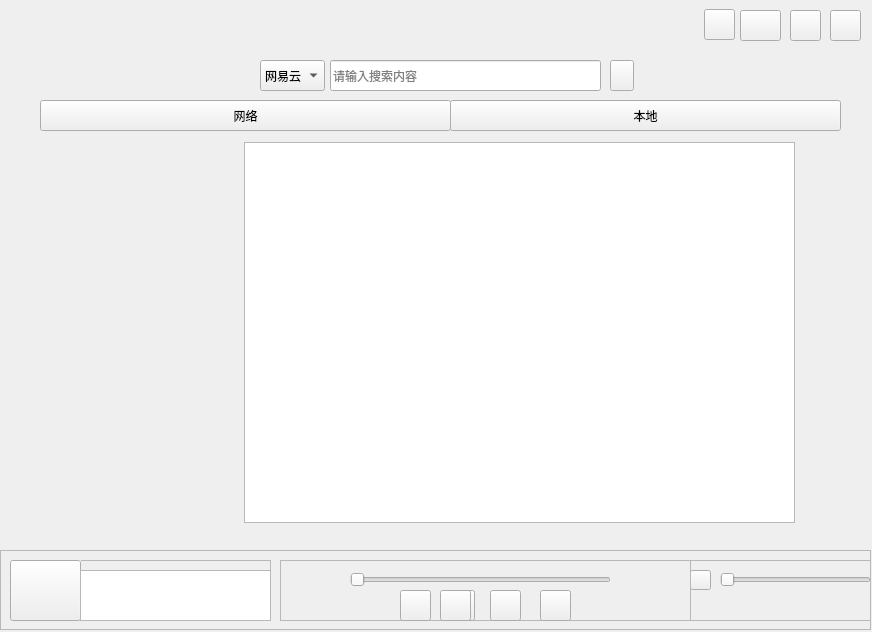
<?xml version="1.0" encoding="UTF-8"?>
<ui version="4.0">
 <class>Widget</class>
 <widget class="QWidget" name="Widget">
  <property name="geometry">
   <rect>
    <x>0</x>
    <y>0</y>
    <width>872</width>
    <height>632</height>
   </rect>
  </property>
  <property name="windowTitle">
   <string>Widget</string>
  </property>
  <property name="toolTip">
   <string/>
  </property>
  <property name="styleSheet">
   <string notr="true"/>
  </property>
  <widget class="QPushButton" name="pushButton_WinClose">
   <property name="geometry">
    <rect>
     <x>830</x>
     <y>10</y>
     <width>31</width>
     <height>31</height>
    </rect>
   </property>
   <property name="toolTip">
    <string/>
   </property>
   <property name="styleSheet">
    <string notr="true">border-image: url(:/icons/icon/close.png);</string>
   </property>
   <property name="text">
    <string/>
   </property>
  </widget>
  <widget class="QPushButton" name="pushButton_WinMinsize">
   <property name="geometry">
    <rect>
     <x>790</x>
     <y>10</y>
     <width>31</width>
     <height>31</height>
    </rect>
   </property>
   <property name="toolTip">
    <string>最小化</string>
   </property>
   <property name="styleSheet">
    <string notr="true">border-image: url(:/icons/icon/minimize.png);</string>
   </property>
   <property name="text">
    <string/>
   </property>
  </widget>
  <widget class="QPushButton" name="pushButton_ChangeSkin">
   <property name="geometry">
    <rect>
     <x>740</x>
     <y>10</y>
     <width>41</width>
     <height>31</height>
    </rect>
   </property>
   <property name="toolTip">
    <string>更换背景</string>
   </property>
   <property name="styleSheet">
    <string notr="true">border-image: url(:/icons/icon/skin.png);</string>
   </property>
   <property name="text">
    <string/>
   </property>
  </widget>
  <widget class="QPushButton" name="pushButton_13">
   <property name="geometry">
    <rect>
     <x>704</x>
     <y>9</y>
     <width>31</width>
     <height>31</height>
    </rect>
   </property>
   <property name="toolTip">
    <string>添加本地音乐</string>
   </property>
   <property name="autoFillBackground">
    <bool>false</bool>
   </property>
   <property name="styleSheet">
    <string notr="true">border-image: url(:/icons/icon/addSong.png);</string>
   </property>
   <property name="text">
    <string/>
   </property>
  </widget>
  <widget class="QStackedWidget" name="stackedWidget_menu">
   <property name="geometry">
    <rect>
     <x>30</x>
     <y>50</y>
     <width>821</width>
     <height>491</height>
    </rect>
   </property>
   <property name="currentIndex">
    <number>0</number>
   </property>
   <widget class="QWidget" name="page">
    <widget class="QComboBox" name="comboBox">
     <property name="geometry">
      <rect>
       <x>230</x>
       <y>10</y>
       <width>65</width>
       <height>31</height>
      </rect>
     </property>
     <item>
      <property name="text">
       <string>网易云</string>
      </property>
     </item>
     <item>
      <property name="text">
       <string>酷狗</string>
      </property>
     </item>
     <item>
      <property name="text">
       <string>QQ</string>
      </property>
     </item>
    </widget>
    <widget class="QLineEdit" name="lineEdit">
     <property name="geometry">
      <rect>
       <x>300</x>
       <y>10</y>
       <width>271</width>
       <height>31</height>
      </rect>
     </property>
     <property name="text">
      <string/>
     </property>
     <property name="placeholderText">
      <string>请输入搜索内容</string>
     </property>
    </widget>
    <widget class="QPushButton" name="pushButton">
     <property name="geometry">
      <rect>
       <x>580</x>
       <y>10</y>
       <width>24</width>
       <height>31</height>
      </rect>
     </property>
     <property name="toolTip">
      <string>搜索</string>
     </property>
     <property name="autoFillBackground">
      <bool>false</bool>
     </property>
     <property name="styleSheet">
      <string notr="true">border-image: url(:/icons/icon/search.png);</string>
     </property>
     <property name="text">
      <string/>
     </property>
     <property name="shortcut">
      <string>Return</string>
     </property>
    </widget>
    <widget class="QStackedWidget" name="stackedWidget">
     <property name="geometry">
      <rect>
       <x>4</x>
       <y>72</y>
       <width>791</width>
       <height>421</height>
      </rect>
     </property>
     <property name="currentIndex">
      <number>0</number>
     </property>
     <widget class="QWidget" name="page_5">
      <widget class="QListWidget" name="listWidget">
       <property name="geometry">
        <rect>
         <x>210</x>
         <y>20</y>
         <width>551</width>
         <height>381</height>
        </rect>
       </property>
       <property name="focusPolicy">
        <enum>Qt::StrongFocus</enum>
       </property>
      </widget>
     </widget>
     <widget class="QWidget" name="page_6">
      <widget class="QListWidget" name="listWidget_locallist">
       <property name="geometry">
        <rect>
         <x>210</x>
         <y>20</y>
         <width>551</width>
         <height>381</height>
        </rect>
       </property>
       <property name="focusPolicy">
        <enum>Qt::StrongFocus</enum>
       </property>
      </widget>
     </widget>
    </widget>
    <widget class="QPushButton" name="pushButton_15">
     <property name="geometry">
      <rect>
       <x>420</x>
       <y>50</y>
       <width>391</width>
       <height>31</height>
      </rect>
     </property>
     <property name="text">
      <string>本地</string>
     </property>
    </widget>
    <widget class="QPushButton" name="pushButton_14">
     <property name="geometry">
      <rect>
       <x>10</x>
       <y>50</y>
       <width>411</width>
       <height>31</height>
      </rect>
     </property>
     <property name="text">
      <string>网络</string>
     </property>
    </widget>
   </widget>
   <widget class="QWidget" name="page_2">
    <widget class="QListWidget" name="listWidget_SongLrc">
     <property name="geometry">
      <rect>
       <x>340</x>
       <y>20</y>
       <width>471</width>
       <height>451</height>
      </rect>
     </property>
     <property name="tabKeyNavigation">
      <bool>true</bool>
     </property>
     <property name="textElideMode">
      <enum>Qt::ElideMiddle</enum>
     </property>
    </widget>
    <widget class="QFrame" name="frame_2">
     <property name="geometry">
      <rect>
       <x>40</x>
       <y>130</y>
       <width>261</width>
       <height>261</height>
      </rect>
     </property>
     <property name="frameShape">
      <enum>QFrame::StyledPanel</enum>
     </property>
     <property name="frameShadow">
      <enum>QFrame::Raised</enum>
     </property>
     <widget class="QLabel" name="label_ShowSongPic">
      <property name="geometry">
       <rect>
        <x>0</x>
        <y>0</y>
        <width>261</width>
        <height>261</height>
       </rect>
      </property>
      <property name="autoFillBackground">
       <bool>false</bool>
      </property>
      <property name="styleSheet">
       <string notr="true">/*
border-radius:128px;
border-image :url(D:\\tmp1.jpg);
background-color: rgb(172, 181, 255);
*/</string>
      </property>
      <property name="text">
       <string/>
      </property>
      <property name="scaledContents">
       <bool>true</bool>
      </property>
     </widget>
    </widget>
    <widget class="QLabel" name="label_CurrentSongInfo">
     <property name="geometry">
      <rect>
       <x>40</x>
       <y>80</y>
       <width>261</width>
       <height>31</height>
      </rect>
     </property>
     <property name="text">
      <string/>
     </property>
    </widget>
   </widget>
  </widget>
  <widget class="QFrame" name="frame_3">
   <property name="geometry">
    <rect>
     <x>0</x>
     <y>550</y>
     <width>871</width>
     <height>80</height>
    </rect>
   </property>
   <property name="frameShape">
    <enum>QFrame::StyledPanel</enum>
   </property>
   <property name="frameShadow">
    <enum>QFrame::Raised</enum>
   </property>
   <widget class="QFrame" name="frame">
    <property name="geometry">
     <rect>
      <x>10</x>
      <y>10</y>
      <width>261</width>
      <height>61</height>
     </rect>
    </property>
    <property name="frameShape">
     <enum>QFrame::StyledPanel</enum>
    </property>
    <property name="frameShadow">
     <enum>QFrame::Raised</enum>
    </property>
    <widget class="QPushButton" name="pushButton_ShowLrc">
     <property name="geometry">
      <rect>
       <x>0</x>
       <y>0</y>
       <width>71</width>
       <height>61</height>
      </rect>
     </property>
     <property name="autoFillBackground">
      <bool>true</bool>
     </property>
     <property name="text">
      <string/>
     </property>
     <property name="autoRepeat">
      <bool>false</bool>
     </property>
     <property name="autoExclusive">
      <bool>false</bool>
     </property>
     <property name="autoDefault">
      <bool>false</bool>
     </property>
     <property name="default">
      <bool>false</bool>
     </property>
     <property name="flat">
      <bool>false</bool>
     </property>
    </widget>
    <widget class="QTextBrowser" name="textBrowser_SongInfo">
     <property name="geometry">
      <rect>
       <x>70</x>
       <y>10</y>
       <width>191</width>
       <height>51</height>
      </rect>
     </property>
    </widget>
   </widget>
   <widget class="QFrame" name="frame_5">
    <property name="geometry">
     <rect>
      <x>690</x>
      <y>10</y>
      <width>181</width>
      <height>61</height>
     </rect>
    </property>
    <property name="frameShape">
     <enum>QFrame::StyledPanel</enum>
    </property>
    <property name="frameShadow">
     <enum>QFrame::Raised</enum>
    </property>
    <widget class="QSlider" name="horizontalSlider_volumn">
     <property name="geometry">
      <rect>
       <x>30</x>
       <y>10</y>
       <width>151</width>
       <height>20</height>
      </rect>
     </property>
     <property name="orientation">
      <enum>Qt::Horizontal</enum>
     </property>
     <property name="invertedAppearance">
      <bool>false</bool>
     </property>
     <property name="invertedControls">
      <bool>false</bool>
     </property>
     <property name="tickPosition">
      <enum>QSlider::NoTicks</enum>
     </property>
    </widget>
    <widget class="QPushButton" name="pushButton_Mute">
     <property name="geometry">
      <rect>
       <x>0</x>
       <y>10</y>
       <width>21</width>
       <height>20</height>
      </rect>
     </property>
     <property name="text">
      <string/>
     </property>
    </widget>
   </widget>
   <widget class="QFrame" name="frame_4">
    <property name="geometry">
     <rect>
      <x>280</x>
      <y>10</y>
      <width>411</width>
      <height>61</height>
     </rect>
    </property>
    <property name="frameShape">
     <enum>QFrame::StyledPanel</enum>
    </property>
    <property name="frameShadow">
     <enum>QFrame::Raised</enum>
    </property>
    <widget class="QSlider" name="horizontalSlider">
     <property name="geometry">
      <rect>
       <x>70</x>
       <y>10</y>
       <width>261</width>
       <height>20</height>
      </rect>
     </property>
     <property name="orientation">
      <enum>Qt::Horizontal</enum>
     </property>
     <property name="invertedAppearance">
      <bool>false</bool>
     </property>
     <property name="invertedControls">
      <bool>false</bool>
     </property>
     <property name="tickPosition">
      <enum>QSlider::NoTicks</enum>
     </property>
    </widget>
    <widget class="QPushButton" name="pushButton_2">
     <property name="geometry">
      <rect>
       <x>164</x>
       <y>30</y>
       <width>31</width>
       <height>31</height>
      </rect>
     </property>
     <property name="toolTip">
      <string>暂停</string>
     </property>
     <property name="autoFillBackground">
      <bool>false</bool>
     </property>
     <property name="styleSheet">
      <string notr="true">
border-image: url(:/icons/icon/mediaPause.png);
</string>
     </property>
     <property name="text">
      <string/>
     </property>
    </widget>
    <widget class="QPushButton" name="pushButton_5">
     <property name="geometry">
      <rect>
       <x>210</x>
       <y>30</y>
       <width>31</width>
       <height>31</height>
      </rect>
     </property>
     <property name="toolTip">
      <string>下一首</string>
     </property>
     <property name="styleSheet">
      <string notr="true">border-image: url(:/icons/icon/playNextSong.png);</string>
     </property>
     <property name="text">
      <string/>
     </property>
    </widget>
    <widget class="QLabel" name="label_CurrentTime">
     <property name="geometry">
      <rect>
       <x>10</x>
       <y>10</y>
       <width>61</width>
       <height>16</height>
      </rect>
     </property>
     <property name="text">
      <string/>
     </property>
    </widget>
    <widget class="QLabel" name="label_TotalTIme">
     <property name="geometry">
      <rect>
       <x>340</x>
       <y>10</y>
       <width>61</width>
       <height>16</height>
      </rect>
     </property>
     <property name="text">
      <string/>
     </property>
    </widget>
    <widget class="QPushButton" name="pushButton_3">
     <property name="geometry">
      <rect>
       <x>120</x>
       <y>30</y>
       <width>31</width>
       <height>31</height>
      </rect>
     </property>
     <property name="toolTip">
      <string>上一首</string>
     </property>
     <property name="autoFillBackground">
      <bool>false</bool>
     </property>
     <property name="styleSheet">
      <string notr="true">
border-image: url(:/icons/icon/playPreSong.png);
</string>
     </property>
     <property name="text">
      <string/>
     </property>
     <property name="autoDefault">
      <bool>false</bool>
     </property>
     <property name="default">
      <bool>false</bool>
     </property>
     <property name="flat">
      <bool>false</bool>
     </property>
    </widget>
    <widget class="QPushButton" name="pushButton_6">
     <property name="geometry">
      <rect>
       <x>260</x>
       <y>30</y>
       <width>31</width>
       <height>31</height>
      </rect>
     </property>
     <property name="toolTip">
      <string>顺序循环播放</string>
     </property>
     <property name="autoFillBackground">
      <bool>false</bool>
     </property>
     <property name="styleSheet">
      <string notr="true">border-image: url(:/icons/icon/inOrder.png);
</string>
     </property>
     <property name="text">
      <string/>
     </property>
    </widget>
    <widget class="QPushButton" name="pushButton_4">
     <property name="enabled">
      <bool>true</bool>
     </property>
     <property name="geometry">
      <rect>
       <x>160</x>
       <y>30</y>
       <width>31</width>
       <height>31</height>
      </rect>
     </property>
     <property name="toolTip">
      <string>播放</string>
     </property>
     <property name="autoFillBackground">
      <bool>false</bool>
     </property>
     <property name="styleSheet">
      <string notr="true">border-image: url(:/icons/icon/mediaPlay.png);</string>
     </property>
     <property name="text">
      <string/>
     </property>
    </widget>
   </widget>
  </widget>
 </widget>
 <layoutdefault spacing="6" margin="11"/>
 <resources/>
 <connections/>
</ui>
